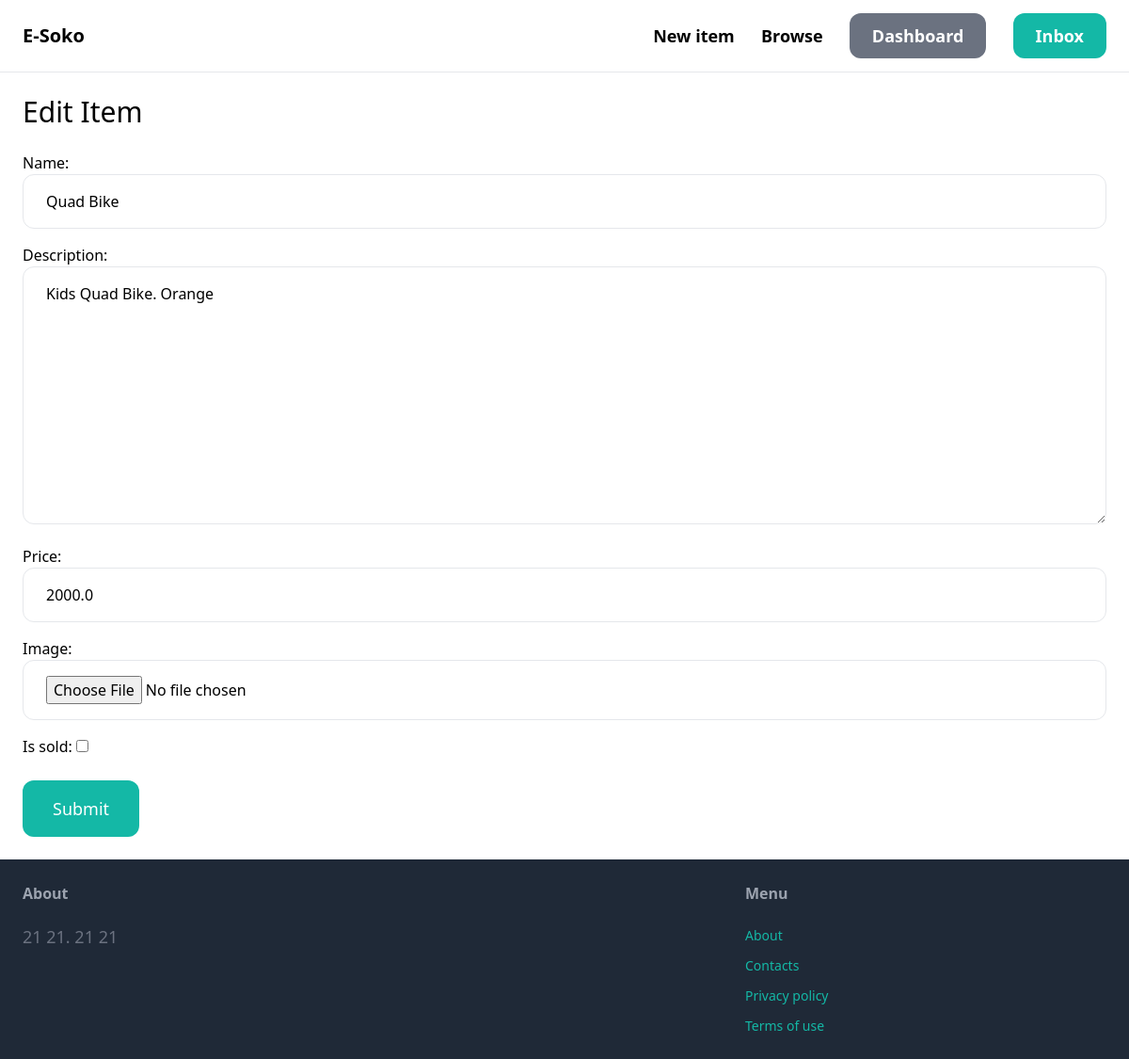
/items/6/edit/ (signed in), run on an earlier commit of the app's database.
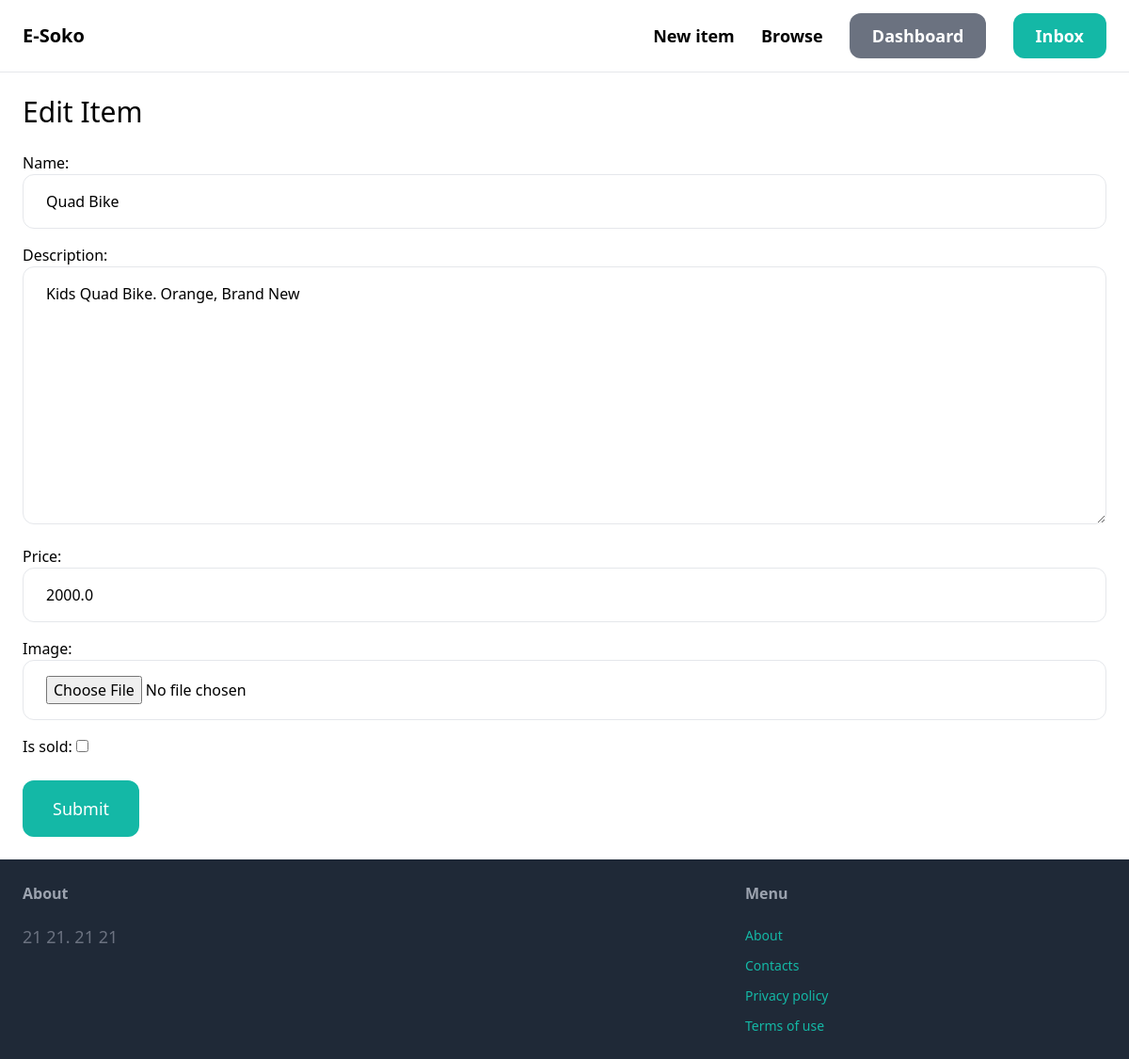
And on a later commit of the database.
### items/models.py (models this page shows, shortened)
class Item(models.Model):
    category = models.ForeignKey(Category, related_name='items', on_delete=models.CASCADE)
    name = models.CharField(max_length=255)
    description = models.TextField(blank=True, null=True)
    price = models.FloatField()
    image = models.ImageField(upload_to='item_images', blank=True, null=True)
    is_sold = models.BooleanField(default=False)
    created_by = models.ForeignKey(User, related_name='items', on_delete=models.CASCADE)
    created_at = models.DateTimeField(auto_now_add=True)
    class Meta:
        ordering = ('name',)

### items/views.py (the view)
# urls.py: path('<int:pk>/edit/', edit, name='edit'),
@login_required
def edit(request, pk):
    item = get_object_or_404(Item, pk=pk, created_by=request.user)
    if request.method == 'POST':
        form = EditItemForm(request.POST, request.FILES, instance=item)
        if form.is_valid():
            form.save()
            return redirect('items:detail', pk=item.id)
    else:
        form = EditItemForm(instance=item)
    return render(request, 'form.html', {
        'form': form,
        'title': 'Edit Item',
    })

### items/forms.py
class EditItemForm(forms.ModelForm):
    class Meta:
        model = Item
        fields = ('name', 'description', 'price', 'image', 'is_sold',)
        widgets = {
            'name': forms.TextInput(attrs={
                'class': INPUT_CLASSES
            }),
            'description': forms.Textarea(attrs={
                'class': INPUT_CLASSES
            }),
            'price': forms.TextInput(attrs={
                'class': INPUT_CLASSES
            }),
            'image': forms.FileInput(attrs={
                'class': INPUT_CLASSES
            })
        }

### items/templates/form.html (shortened to what this page needs)
{% extends 'base.html' %}
{% block content %}
    <h1 class="mb-6 text-3xl">{{ title }}</h1>
    <form method="post" action="." enctype="multipart/form-data">
        <div class="space-y-4">
            {{ form.as_p }}
        </div>
        <button class="mt-6 py-4 px-8 text-lg bg-teal-500 hover:bg-teal-700 rounded-xl text-white">Submit</button>
    </form>
{% endblock content %}

### core/templates/base.html (shortened to what this page needs)
<!doctype html>
<html>
    <head>
        <script src="https://cdn.tailwindcss.com"></script>
    </head>
    <body>
        <nav class="py-6 px-6 flex justify-between items-center border-b border-gray-200">
            <a href="/" class="text-xl font-semibold">E-Soko</a>
            <div class="space-x-6">
                <a href="{% url 'items:new' %}" class="text-lg font-semibold hover:text-gray-500">New item</a>
                <a href="{% url 'items:items' %}" class="text-lg font-semibold hover:text-gray-500">Browse</a>
                {% if request.user.is_authenticated %}
                    <a href="{% url 'dashboard:dash' %}" class="px-6 py-3 text-lg font-semibold bg-gray-500 text-white rounded-xl hover:bg-teal-700">Dashboard</a>
                    <a href="{% url 'conversation:inbox' %}" class="px-6 py-3 text-lg font-semibold bg-teal-500 text-white rounded-xl hover:bg-gray-700">Inbox</a>
                {% else %}
                    <a href="{% url 'core:signup' %}" class="px-6 py-3 text-lg font-semibold bg-teal-500 text-white rounded-xl hover:bg-teal-700">Sign up</a>
                    <a href="{% url 'core:login' %}" class="px-6 py-3 text-lg font-semibold bg-gray-500 text-white rounded-xl hover:bg-gray-700">Log in</a>
                {% endif %}
            </div>
        </nav>
        <div class="px-6 py-6">
           {% block content %}
           {% endblock content %}
        </div>
        <footer class="py-6 px-6 flex justify-between bg-gray-800">
            <div class="w-2/3 pr-10">
                <h3 class="mb-5 font-semibold text-gray-400">About</h3>
                <p class="text-lg text-gray-500">21 21. 21 21</p>
            </div>
            <div class="w-1/3">
                <h3 class="mb-5 font-semibold text-gray-400">Menu</h3>
                <ul class="space-y-2">
                    <li><a href="#" class="text-sm text-teal-500 hover:text-teal-700">About</a></li>
                    <li><a href="{% url 'core:contact' %}" class="text-sm text-teal-500 hover:text-teal-700">Contacts</a></li>
                    <li><a href="#" class="text-sm text-teal-500 hover:text-teal-700">Privacy policy</a></li>
                    <li><a href="#" class="text-sm text-teal-500 hover:text-teal-700">Terms of use</a></li>
                </ul>
            </div>
        </footer>
    </body>
</html>

What changed in the data, as far as the page shows it:
changed Item "Quad Bike": description "Kids Quad Bike. Orange" → "Kids Quad Bike. Orange, Brand New"
